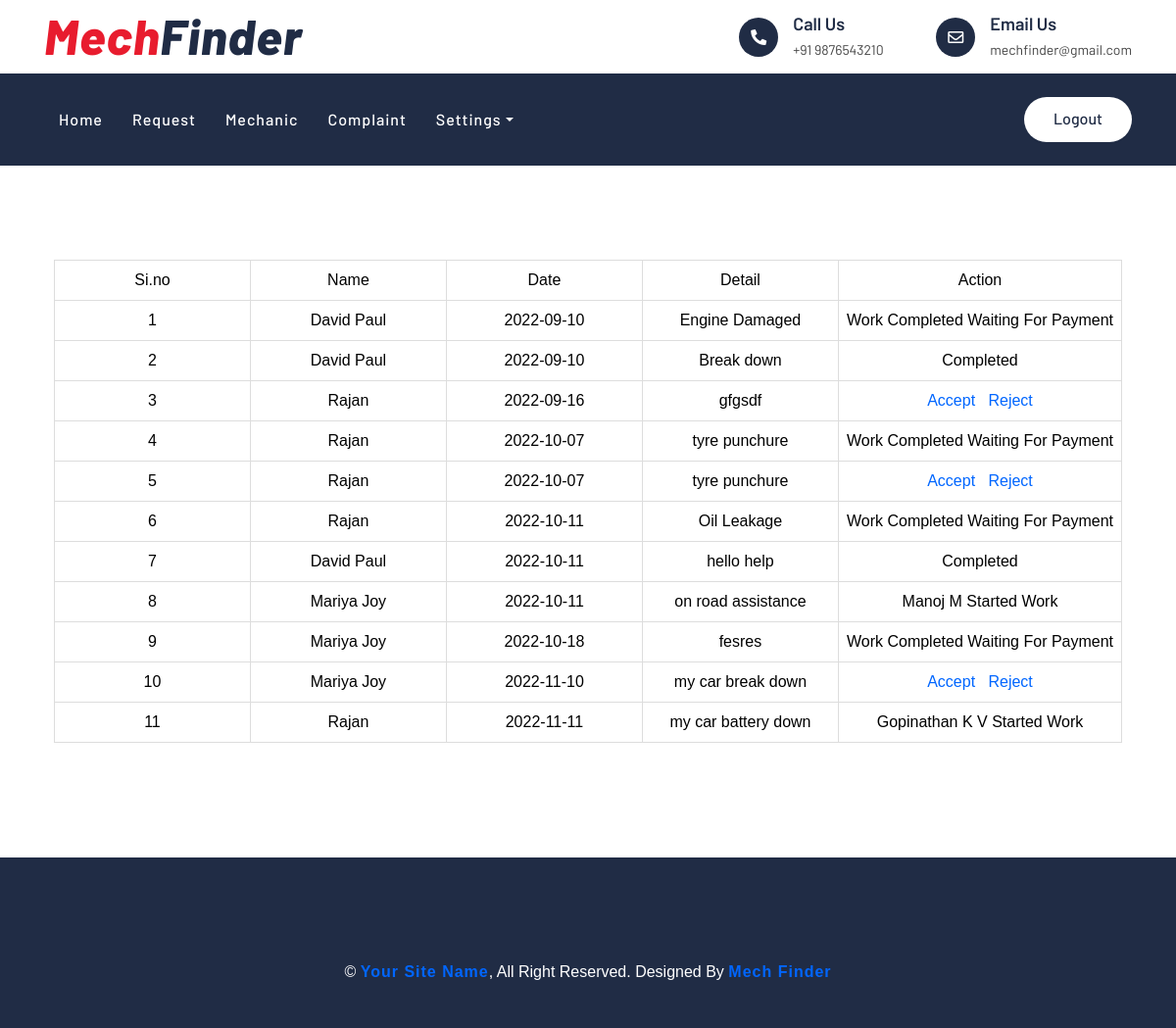
The page /WorkShop/ViewRequest.php on the database its author committed.
### tables this page shows
CREATE TABLE `tbl_request` (
  `request_id` int(11) NOT NULL,
  `workshop_id` int(11) NOT NULL,
  `request_details` varchar(100) NOT NULL,
  `user_id` int(11) NOT NULL,
  `request_date` date NOT NULL,
  `request_status` varchar(20) NOT NULL DEFAULT '0',
  `payment_status` varchar(20) NOT NULL DEFAULT '0',
  `mechanic_id` int(11) NOT NULL,
  `request_bill` varchar(100) NOT NULL DEFAULT ''
);

CREATE TABLE `tbl_user` (
  `user_id` int(11) NOT NULL,
  `user_name` varchar(30) NOT NULL,
  `user_contact` varchar(10) NOT NULL,
  `user_email` varchar(50) NOT NULL,
  `user_gender` varchar(10) NOT NULL,
  `user_address` varchar(100) NOT NULL,
  `user_dob` date NOT NULL,
  `place_id` int(11) NOT NULL,
  `user_photo` varchar(30) NOT NULL,
  `user_password` varchar(20) NOT NULL,
  `user_doj` varchar(50) NOT NULL
);

CREATE TABLE `tbl_mechanic` (
  `mechanic_id` int(11) NOT NULL,
  `mechanic_name` varchar(30) NOT NULL,
  `mechanic_contact` varchar(10) NOT NULL,
  `mechanic_email` varchar(50) NOT NULL,
  `mechanic_address` varchar(100) NOT NULL,
  `mechanic_photo` varchar(20) NOT NULL,
  `workshop_id` int(11) NOT NULL,
  `mechanic_password` varchar(30) NOT NULL,
  `mechanic_doj` date NOT NULL
);

### WorkShop/ViewRequest.php (the view, shortened to what this page needs)
<?php
include("../Assets/Connection/Connection.php");
	include("Head.php");
?>
<!DOCTYPE html PUBLIC "-//W3C//DTD XHTML 1.0 Transitional//EN" "http://www.w3.org/TR/xhtml1/DTD/xhtml1-transitional.dtd">
<html xmlns="http://www.w3.org/1999/xhtml">
<head>
</head>
<body>
<div id="tab" align="center">
 <table border="1" align="center" cellpadding="5">
    <tr align="center">
      <td>Si.no</td>
      <td >Name</td>
       <td>Date</td>
        <td>Detail</td>
      <td colspan="2"><div align="center">Action</div></td>
    </tr>
<?php
$i=0;
$selqry = "select * from tbl_request r inner join tbl_user u on r.user_id=u.user_id ";
$result=$conn->query($selqry);
while($row = $result->fetch_assoc())
{
	$i++;
?>
		<tr align="center">
        	<td>
            <?php echo $i;?>
            </td>
            <td>
            <?php echo $row["user_name"];?>
            </td>
              <td>
            <?php echo $row["request_date"];?>
            </td>
              <td>
            <?php echo $row["request_details"];?>
            </td>
            <td align="center" colspan="2">
           			<?php
                    if($row["request_status"]=="0")
					{
						?>
                        <a href="ViewRequest.php?ch=<?php echo $row["request_id"];?>">Accept</a>&nbsp;&nbsp;
            <a href="ViewRequest.php?mh=<?php echo $row["request_id"];?>">Reject</a>
                        <?php
					}
						?>
                        <?php
					 if($row["request_status"]=="4")
					{
						$selQry = "select * from tbl_mechanic where mechanic_id='".$row["mechanic_id"]."'";
						$resulta=$conn->query($selQry);
						$rowa = $resulta->fetch_assoc();
						echo $rowa["mechanic_name"]." Started Work";
					}
                     if($row["request_status"]=="5")
					{
						echo "Work Completed Waiting For Payment";
					}
					  if($row["request_status"]=="6")
					{
						echo "Completed";
					}
                    ?>
            </td>
       	</tr>
        <?php
}
?>
</table>
</body>
<?php
include("Foot.php");
?>
</html>

### WorkShop/Head.php (shortened to what this page needs)
<!DOCTYPE html>
<html lang="en">
    <head>
        <link href="https://stackpath.bootstrapcdn.com/bootstrap/4.4.1/css/bootstrap.min.css" rel="stylesheet">
        <link href="https://cdnjs.cloudflare.com/ajax/libs/font-awesome/5.10.0/css/all.min.css" rel="stylesheet">
        <link href="../Assets/Templates/Main/lib/flaticon/font/flaticon.css" rel="stylesheet">
        <link href="../Assets/Templates/Main/lib/animate/animate.min.css" rel="stylesheet">
         <link href="../Assets/Templates/form.css" rel="stylesheet">
        <link href="../Assets/Templates/Main/lib/owlcarousel/assets/owl.carousel.min.css" rel="stylesheet">
        <link href="../Assets/Templates/Main/css/style.css" rel="stylesheet">
    </head>
    <body>
        <div class="top-bar">
            <div class="container">
                <div class="row align-items-center">
                    <div class="col-lg-4 col-md-12">
                        <div class="logo">
                             <h1>Mech<span>Finder</span></h1>
                        </div>
                    </div>
                    <div class="col-lg-8 col-md-7 d-none d-lg-block">
                        <div class="row">
                            <div class="col-4">
                            </div>
                            <div class="col-4">
                                <div class="top-bar-item">
                                    <div class="top-bar-icon">
                                        <i class="fa fa-phone-alt"></i>
                                    </div>
                                    <div class="top-bar-text">
                                        <h3>Call Us</h3>
                                        <p>+91 9876543210</p>
                                    </div>
                                </div>
                            </div>
                            <div class="col-4">
                                <div class="top-bar-item">
                                    <div class="top-bar-icon">
                                        <i class="far fa-envelope"></i>
                                    </div>
                                    <div class="top-bar-text">
                                        <h3>Email Us</h3>
                                        <p>mechfinder@gmail.com</p>
                                    </div>
                                </div>
                            </div>
                        </div>
                    </div>
                </div>
            </div>
        </div>
        <div class="nav-bar">
            <div class="container">
                <nav class="navbar navbar-expand-lg bg-dark navbar-dark">
                    <div class="collapse navbar-collapse justify-content-between" id="navbarCollapse">
                        <div class="navbar-nav mr-auto">
                            <a href="HomePage.php" class="nav-item nav-link">Home</a>
                            <a href="ViewRequest.php" class="nav-item nav-link ">Request</a>
                            <a href="MechanicRegistration.php" class="nav-item nav-link ">Mechanic</a>
                            <a href="Complaint.php" class="nav-item nav-link ">Complaint</a>
                            <div class="nav-item dropdown" style="float:right">
                                <a href="../Assets/Templates/Main/#" class="nav-link dropdown-toggle" data-toggle="dropdown">Settings</a>
                            </div>
                        </div>
                        <div class="ml-auto">
                           <a class="btn btn-custom" href="Logout.php">Logout</a>
                        </div>
                    </div>
                </nav>
            </div>
        </div>
<br><br><br><br>

### WorkShop/Foot.php (shortened to what this page needs)
<br><br><br>
        <div class="footer">
            <div class="container copyright">
                <p>&copy; <a href="../Assets/Templates/Main/#">Your Site Name</a>, All Right Reserved. Designed By <a href="https://mechfinder.com">Mech Finder</a></p>
            </div>
        </div>
    </body>
</html>

### Assets/Templates/form.css (style rules this page uses)
#tab { font-family: "Trebuchet MS", Arial, Helvetica, sans-serif; border-collapse: collapse; width: 100%; }
#tab td, #tab th { border: 1px solid #ddd; padding: 8px; color: black; text-align:center; min-width:200px; }
#tab a { color:#06F; }

### Assets/Templates/Main/css/style.css (style rules this page uses)
body { color: #444444; font-weight: 400; background: #ffffff; font-family: 'Barlow', sans-serif; }
h1, h2, h3, h4, h5, h6 { color: #202C45; }
a { color: #202C45; transition: .3s; }
.btn.btn-custom { padding: 10px 30px 12px 30px; text-align: center; font-size: 16px; font-weight: 500; color: #ffffff; background: #E81C2E; border: none; border-radius: 60px; box-shadow: inset 0 0 0 0 #202C45; transition: ease-out 0.5s; -webkit-transition: ease-out 0.5s; -moz-transition: ease-out 0.5s; }
.top-bar { position: relative; height: 75px; display: flex; align-items: center; background: #ffffff; }
.top-bar .logo { text-align: left; overflow: hidden; }
.top-bar .logo h1 { margin: -4px 0 0 0; color: #E81C2E; font-size: 50px; line-height: 50px; font-weight: 800; letter-spacing: 1px; font-style: italic; }
.top-bar .logo h1 span { color: #202C45; }
.top-bar .top-bar-item { display: flex; align-items: center; justify-content: flex-end; }
.top-bar .top-bar-icon { width: 40px; height: 40px; display: flex; align-items: center; justify-content: center; background: #202C45; border-radius: 40px; }
.top-bar .top-bar-icon i { margin: 0; color: #ffffff; font-size: 16px; }
.top-bar .top-bar-text { padding-left: 15px; }
.top-bar .top-bar-text h3 { margin: 0 0 5px 0; font-size: 18px; font-weight: 600; }
.top-bar .top-bar-text p { margin: 0; font-size: 14px; font-weight: 400; }
.nav-bar { position: relative; background: #202C45; }
.nav-bar .navbar { padding: 20px 0; background: #202C45 !important; transition: .3s; }
.navbar-dark .navbar-nav .nav-link, .navbar-dark .navbar-nav .nav-link:focus, .navbar-dark .navbar-nav .nav-link:hover, .navbar-dark .navbar-nav .nav-link.active { color: #ffffff; padding: 15px; font-weight: 500; letter-spacing: 1px; }
.nav-bar .btn.btn-custom { color: #202C45; background: #ffffff; box-shadow: inset 0 0 0 0 #E81C2E; }
.footer { position: relative; margin-top: 45px; padding-top: 90px; background: #202C45; }
.footer .copyright { text-align: center; padding-top: 15px; padding-bottom: 45px; }
.footer .copyright p { margin: 0; color: #ffffff; }
.footer .copyright p a { color: #E81C2E; font-weight: 700; letter-spacing: 1px; }

### rows shown on the page
tbl_request: user.user_name "David Paul", request_date "2022-09-10", request_details "Engine Damaged", request_status "Work Completed Waiting For Payment"
tbl_request: user.user_name "David Paul", request_date "2022-09-10", request_details "Break down", request_status "Completed"
tbl_request: user.user_name "Rajan", request_date "2022-09-16", request_details "gfgsdf"
tbl_request: user.user_name "Rajan", request_date "2022-10-07", request_details "tyre punchure", request_status "Work Completed Waiting For Payment"
tbl_request: user.user_name "Rajan", request_date "2022-10-07", request_details "tyre punchure"
tbl_request: user.user_name "Rajan", request_date "2022-10-11", request_details "Oil Leakage", request_status "Work Completed Waiting For Payment"
tbl_request: user.user_name "David Paul", request_date "2022-10-11", request_details "hello help", request_status "Completed"
tbl_request: user.user_name "Mariya Joy", request_date "2022-10-11", request_details "on road assistance", mechanic.mechanic_name "Manoj M"
tbl_request: user.user_name "Mariya Joy", request_date "2022-10-18", request_details "fesres", request_status "Work Completed Waiting For Payment"
tbl_request: user.user_name "Mariya Joy", request_date "2022-11-10", request_details "my car break down"
tbl_request: user.user_name "Rajan", request_date "2022-11-11", request_details "my car battery down", mechanic.mechanic_name "Gopinathan K V"
